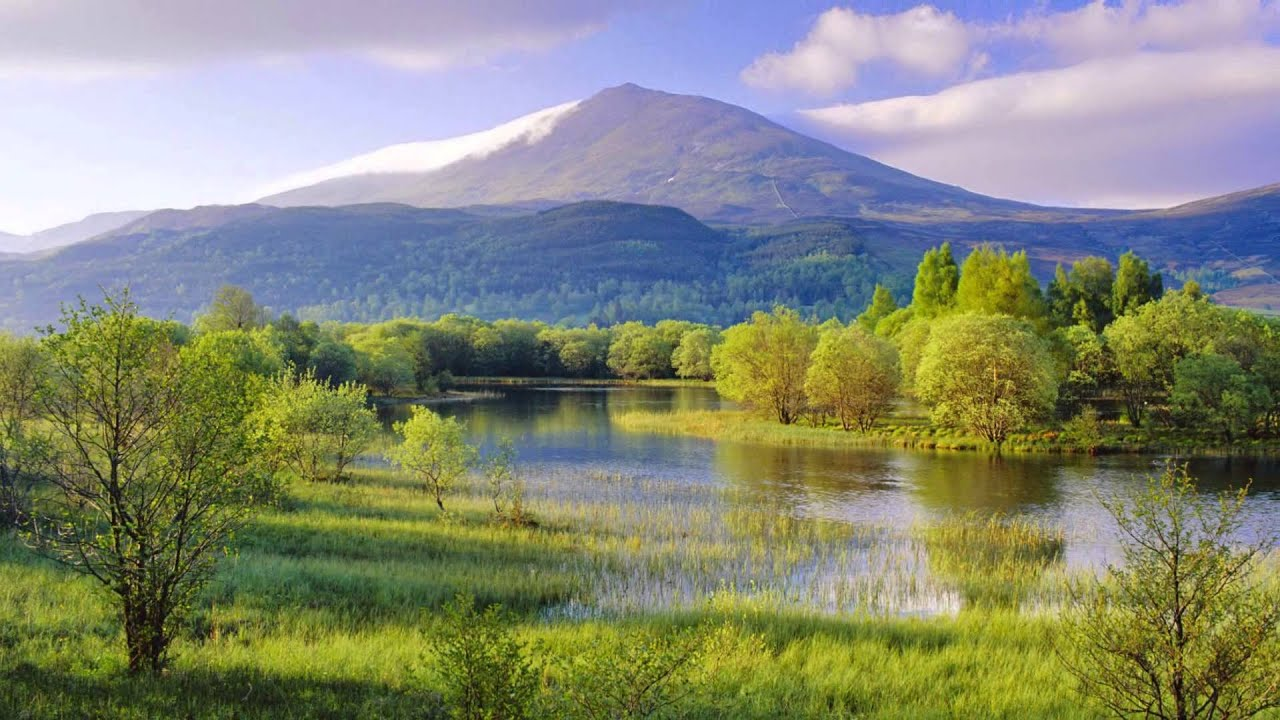
#> input picture Day001_read_image_HW/maxresdefault.jpg, 1280 x 720 px
$ python HW1-2.py
#> lines starting #> are read from the running program, lines starting #| are printed output that depends on the picture

import cv2
img = cv2.imread('maxresdefault.jpg', cv2.IMREAD_GRAYSCALE)
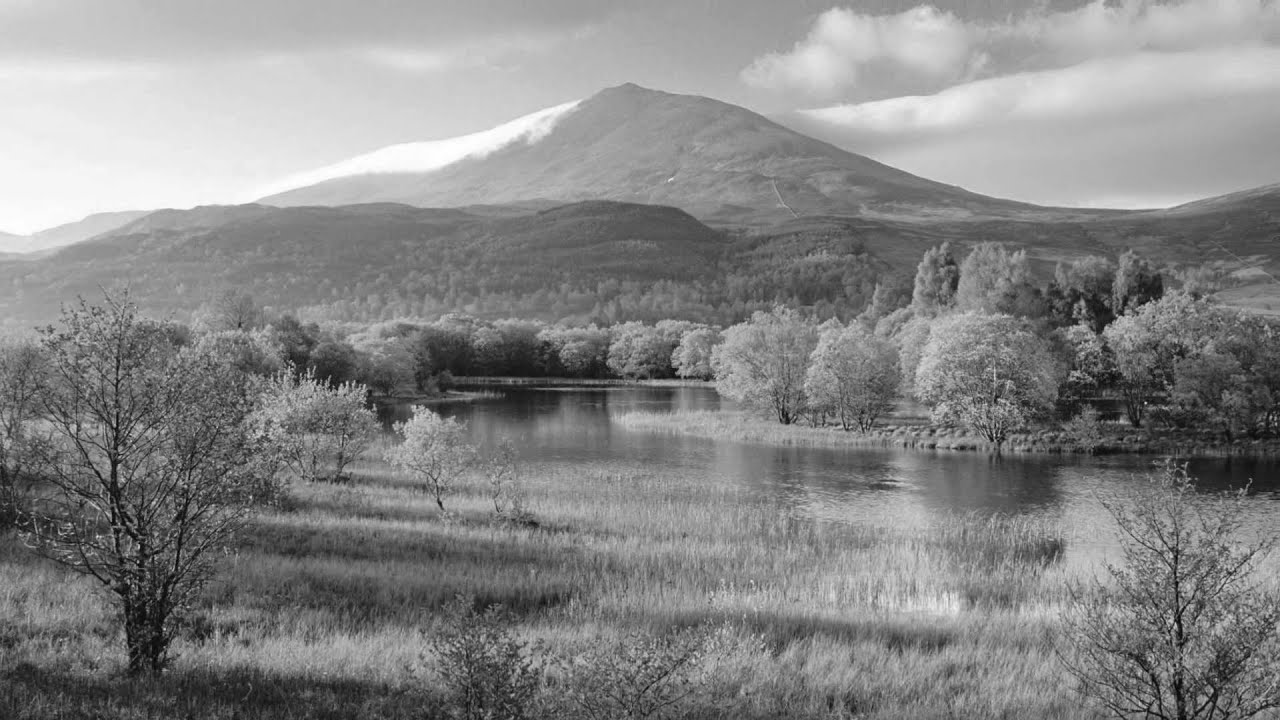
#> img: shape (720, 1280); min 0, max 255, mean 134.7
cv2.imshow('rgb',img)
cv2.waitKey(0)
